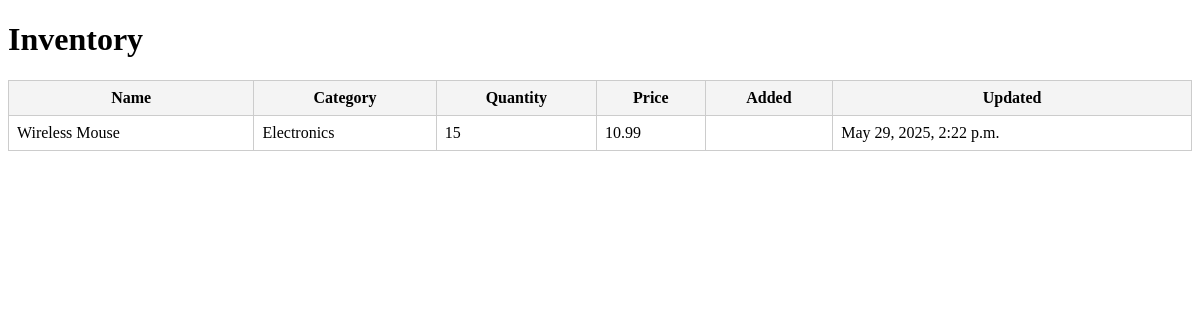
Before: /products/ with the older database file.
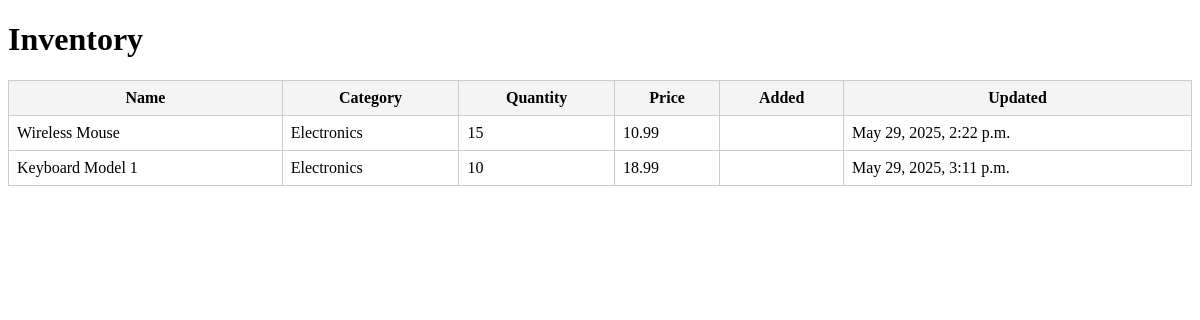
After: the same page with the newer database file.
### inventory/models.py (models this page shows, shortened)
class Product(models.Model):
    name = models.CharField(max_length=100)
    category = models.CharField(max_length=50, blank=True)
    quantity = models.IntegerField()
    price = models.DecimalField(max_digits=10, decimal_places=2)
    added_on = models.DateTimeField(default=timezone.now)
    last_updated = models.DateTimeField(auto_now=True)

### inventory/views.py (the view)
# urls.py: path("products/", views.product_list, name="product_list"),
def product_list(request):
    products = Product.objects.all()
    return render(request, "inventory/product_list.html", {"products": products})

### inventory/templates/inventory/product_list.html (shortened to what this page needs)
<!DOCTYPE html>
<html>
<head>
</head>
<body>
    <h1>Inventory</h1>
    {% if products %}
    <table>
        <thead>
            <tr>
                <th>Name</th>
                <th>Category</th>
                <th>Quantity</th>
                <th>Price</th>
                <th>Added</th>
                <th>Updated</th>
            </tr>
        </thead>
        <tbody>
            {% for product in products %}
            <tr>
                <td>{{ product.name }}</td>
                <td>{{ product.category }}</td>
                <td>{{ product.quantity }}</td>
                <td>{{ product.price }}</td>
                <td>{{ product.date_added }}</td>
                <td>{{ product.last_updated }}</td>
            </tr>
            {% endfor %}
        </tbody>
    </table>
    {% else %}
        <p>No products in inventory.</p>
    {% endif %}
</body>
</html>

Changed rows visible on the page:
added Product: name "Keyboard Model 1", category "Electronics", quantity "10", price "18.99", last_updated "May 29, 2025, 3:11 p.m."
